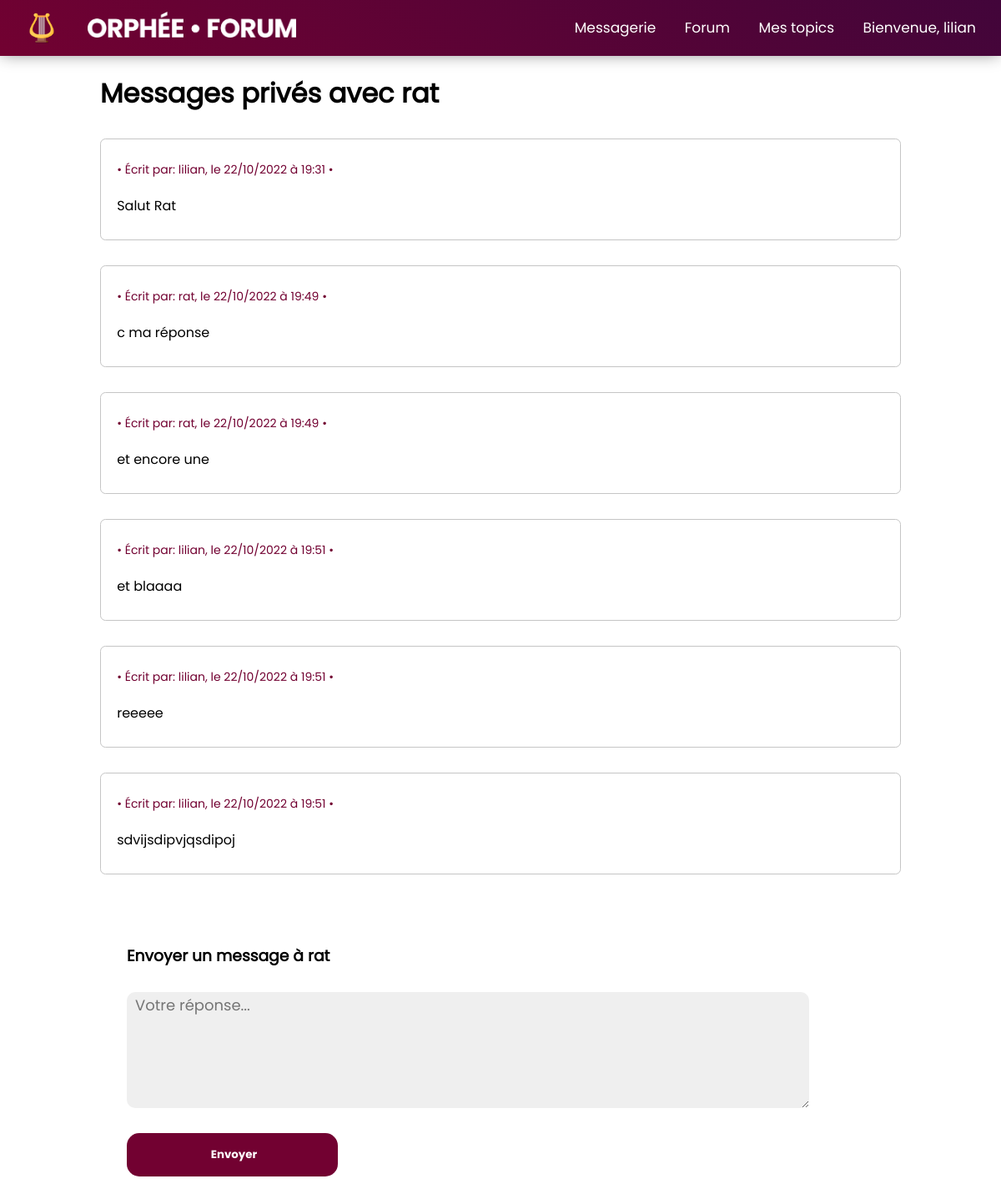
/private_message/rat (signed in), run on the app's committed database.
### main/models.py (models this page shows)
class PrivateMessages(models.Model):
    id = models.AutoField(primary_key=True)
    sender = models.TextField(default=None)
    receiver = models.TextField(default=None)
    date = models.DateTimeField(auto_now_add=True)
    message = models.TextField(default=None)

### main/views.py (the view)
# urls.py: path('private_message/<str:pseudo>', views.private_message, name='private_message'),
def private_message(request, pseudo):
    if (request.user.is_authenticated == False):
        return render(request, 'main/private_message.html', {'notConnected' : True})
    if (pseudo == request.user.username):
        return render(request, 'main/private_message.html', {'sameAuthor' : True})
    messages = PrivateMessages.objects.filter(
            (Q(sender=request.user.username) & Q(receiver=pseudo)) |
            (Q(sender=pseudo) & Q(receiver=request.user.username))
        )
    return render(request, 'main/private_message.html', {'pseudo' : pseudo, 'messageform' : MessageForm, 'messages' : messages})

### main/templates/main/private_message.html (shortened to what this page needs)
{% extends 'base.html' %}
{% load static %}
{% block content_wrapper %}
<link rel="stylesheet" href="../../../static/dist/css/topics.css">
<div class="topic_container">
  {% if sameAuthor %}
    <h1>Vous ne pouvez pas écrire un message à vous même !</h1>
  {% elif not user.is_authenticated %}
    <h1>Vous ne pouvez pas envoyer de message privé sans être connecté !</h1>
  {% else %}
    <h1>Messages privés avec {{pseudo}}</h1>
    {% for message in messages %}
    <div class="message_container">
        <div class="author">
            <p>
                • Écrit par: {{message.sender}}</a>, le {{ message.date|date:"d/m/Y à H:i" }} •
            </p>
        </div>
        <div>
            <p style="white-space: pre-line; margin-top: 20px;">{{ message.message }}</p>
        </div>
    </div>
  {% endfor %}
  <div class="answer_field">
    <div>
        <h3>Envoyer un message à {{pseudo}}</h3>
    </div>
    <form action="/private_message/{{pseudo}}/post/" method="post">
        <div style="display:flex;flex-direction: column;">
            {{ messageform }}
            <input type="submit" value="Envoyer" class="regular_button">
        </div>
    </form>
</div>
</div>
{% endif %}
{% endblock %}

### templates/base.html (shortened to what this page needs)
{% load static %}
<!DOCTYPE html>
<html lang="en">
    <head>
        <link rel="stylesheet" href="../../static/dist/css/base.css" />
        <link rel="stylesheet" href="../../../static/dist/css/components.css" />
    </head>
    <body>
        <div class="navbar">
            <a href="../..">
                <img
                    class="logo"
                    src="../../static/dist/img/logo.png"
                    width="40px"
                />
                <img
                    class="logo_text"
                    src="../../static/dist/img/logo-text.png"
                    width="250px"
                />
            </a>
            <div class="links">
                {% if user.is_authenticated %}
                <a href="/messages">Messagerie</a>
                {% endif %}
                <a href="/topics">Forum</a>
                {% if user.is_authenticated %}
                <a href="/personal_topics">Mes topics</a>
                <a href="/account">Bienvenue, {{ user }}</a>
                {% else %}
                <a href="/register">S'inscrire</a>
                <a href="/login">Se connecter</a>
                {% endif %}
            </div>
        </div>
        <div class="wrapper">
            {% block content_wrapper %}{% endblock %}
        </div>
    </body>
</html>

### data on the page
PrivateMessages: sender "lilian", date "22/10/2022 à 19:31", message "Salut Rat"
PrivateMessages: sender "rat", date "22/10/2022 à 19:49", message "c ma réponse"
PrivateMessages: sender "rat", date "22/10/2022 à 19:49", message "et encore une"
PrivateMessages: sender "lilian", date "22/10/2022 à 19:51", message "et blaaaa"
PrivateMessages: sender "lilian", date "22/10/2022 à 19:51", message "reeeee"
PrivateMessages: sender "lilian", date "22/10/2022 à 19:51", message "sdvijsdipvjqsdipoj"

### other printed values
{{ user }} "lilian"
{{ pseudo }} "rat"
